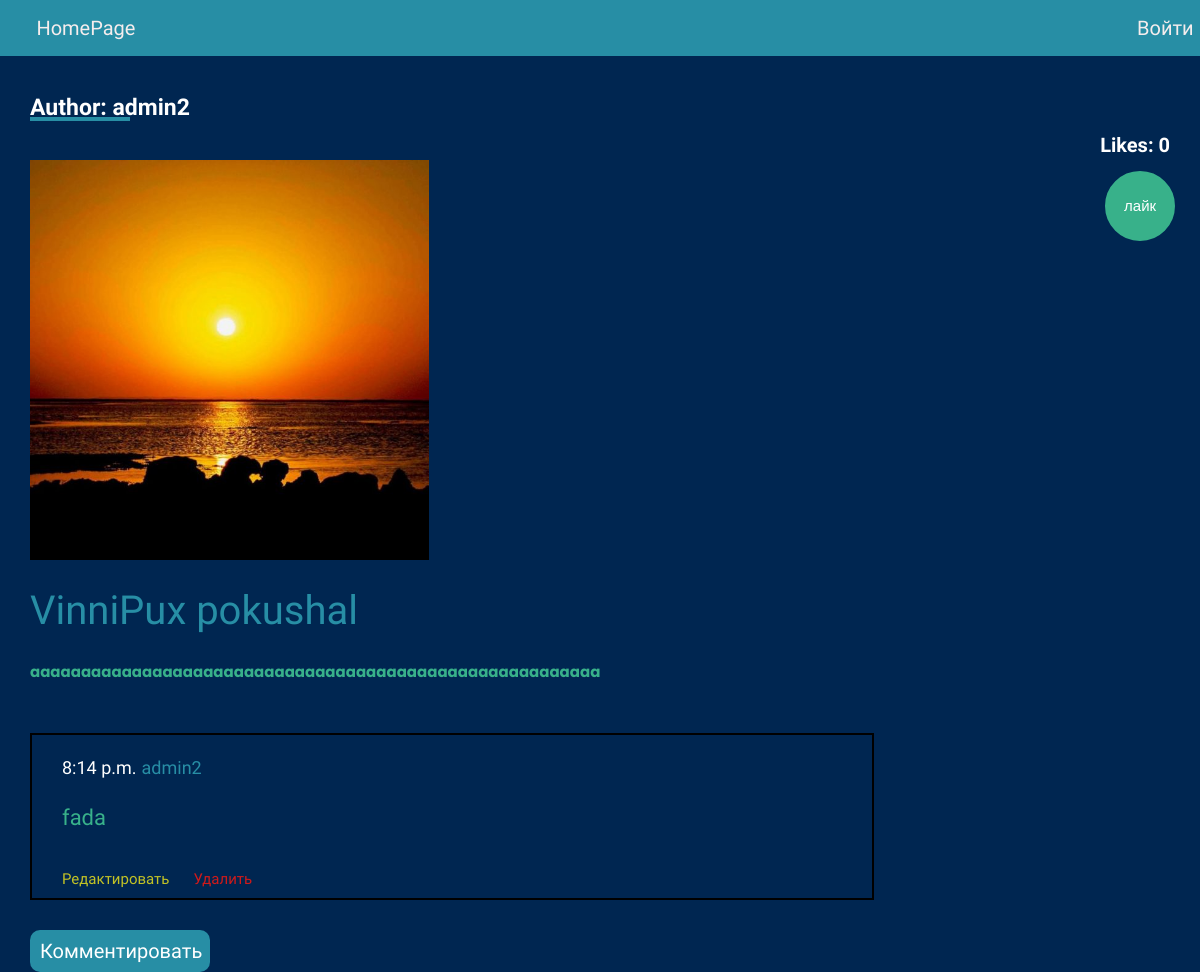
The app's page /news/38/ with its own data.
### news/models.py (models this page shows, shortened)
class News(models.Model):
    author = models.ForeignKey(User, null=True, on_delete=models.SET_NULL)
    article = models.CharField(max_length=100)
    body = models.TextField(blank=True, null=True)
    commentary = models.ManyToManyField(Commentaries)
    likes = models.ManyToManyField(Likes)
    image = models.ImageField(upload_to='news_image/', default='news_images/default_news.jpg', null=True, blank=True)
    image_thumbnail = models.ImageField(upload_to='news_images/', null=True, blank=True)
    def get_likes(self):
        return self.likes.count()

class Commentaries(models.Model):
    class Meta:
        ordering = ['-date']
    user = models.ForeignKey(User, null=True, on_delete=models.SET_NULL)
    date = models.DateTimeField(auto_now_add=True)
    text = models.TextField(blank=False, null=True)

### news/views.py (the view)
# urls.py: path('news/<int:pk>/', detail_view, name='detail-news'),
def detail_view(request, pk):
    user = request.user
    liked = False
    try:
        obj = News.objects.get(id=pk)
    except:
        raise Http404
    if request.user.is_authenticated and obj.likes.filter(user=user):
        liked = True
    return render(request, 'news/detail.html', {'single_object': obj, 'liked': liked})

### templates/news/detail.html (shortened to what this page needs)
<head>
    <link href="https://unpkg.com/aos@2.3.1/dist/aos.css" rel="stylesheet">
</head>
{% extends "base.html" %}
{% load static %}
{% block content %}
<h5 class="author">Author: {{ single_object.author }}</h5>
{% if single_object.image %}
    <img class="image" src="{% static single_object.image.url %}" alt="{{ single_object.article }} " height="400">
{% endif %}
<h1>{{ single_object.article }}</h1>
{% include 'news/detail_snippet.html' with single_object=single_object %}
{% for c in single_object.commentary.all %}
    <div class="commentary_block">
        <div class="time_user">
            <h1 class="date">{{ c.date.time }}</h1>
            <h1 class="user">{{ c.user }}</h1>
        </div>
        <h1 class="text">{{ c.text }}</h1>
        <div class="edit_del">
            <a class="edit_comm" href="edit_commentary/{{c.pk}}">Редактировать</a>
            <a class="delete_comm" href="delete_commentary/{{c.pk}}">Удалить</a>
        </div>
    </div>
{% endfor %}
<a class="commentary" href="/news/commentary/{{ single_object.pk }}">Комментировать</a>
<div class="likes_block">
    <h5 class="likes_count">Likes: {{ single_object.get_likes }}</h5>
    <form action="/news/like/{{ single_object.pk }}/" method="post">
        {% if not liked %}
            <input class="like" type="submit" value="лайк">
        {% else %}
            <input class="dislike" type="submit" value="дизлайк">
        {% endif %}
    </form>
</div>
{% endblock %}

### templates/news/detail_snippet.html (shortened to what this page needs)
{% if single_object.body %}
    <p class="body_article">{{ single_object.body }}</p>
{% endif %}

### staticbase/css/main_style.css (style rules this page uses)
body { margin: 0; padding: 0; height: 100vh; background: #002651; }
h1 { color: #278ea5; font-weight: 500; font-size: 2.5em; font-family: 'Shippori Mincho B1', serif; margin-left: 30px; }
p { color: #dee1ec; font-weight: 700; font-size: 15px; font-family: 'Poppins', sans-serif; margin-left: 30px; display: flex; flex-direction: column; justify-content: flex-start; align-items: flex-start; }
form { display: flex; flex-direction: column; justify-content: flex-start; align-items: flex-start; position: relative; }
.commentary { padding: 9px 10px; color: #ffffff; max-width: 160px; font-family: 'Akaya Telivigala', cursive; font-size: 20px; background-color: #278ea5; border-radius: 10px; margin-top: 30px; display: block; text-decoration: none; margin-left: 30px; }
.author { color: #ffffff; margin-left: 30px; font-size: 23px; font-family: 'Shippori Mincho B1', serif; position: relative; }
.author::before { content: ''; width: 100px; height: 4px; background-color: #278ea5; position: absolute; bottom: 0; left: 0; }
.body_article { color: #38b18a; }
.commentary_block { width: 70%; border: 2px solid black; margin-top: 50px; margin-left: 30px; padding-bottom: 10px; }
.time_user { display: flex; margin-top: 10px; }
.date { color: #ffffff; font-size: 18px; }
.user { color: #278ea5; font-size: 18px; margin-left: 5px; }
.text { font-size: 22px; color: #38b18a; font-family: 'Shippori Mincho B1', serif; margin-bottom: 40px; max-width: 100%; display: inline-block; }
.edit_del { margin-left: 20px; }
.edit_comm { border-radius: 5px; text-decoration: none; color: rgb(194, 194, 37); font-size: 15px; margin-left: 10px; font-family: 'Akaya Telivigala', cursive; }
.delete_comm { border-radius: 5px; text-decoration: none; color: rgb(207, 26, 26); font-size: 15px; margin-left: 20px; font-family: 'Akaya Telivigala', cursive; }
.likes_block { position: absolute; top: 100px; right: 30px; display: flex; flex-direction: column; justify-content: center; align-items: center; }
.like { border-radius: 50%; background: #38b18a; color: white; border: 3px solid #38b18a; width: 70px; height: 70px; display: flex; font-size: 15px; align-items: center; margin-bottom: 20px; position: absolute; top: -20px; right: -40px; }
.likes_count { font-size: 20px; font-family: 'Shippori Mincho B1', serif; color: #fff; }
.image { margin-left: 30px; }

### records on screen
News: author "admin2", image (picture), article "VinniPux pokushal", body "aaaaaaaaaaaaaaaaaaaaaaaaaaaaaaaaaaaaaaaaaaaaaaaaaaaaaaaa", get_likes "0"
Commentaries: date.time "8:14 p.m.", user "admin2", text "fada"
